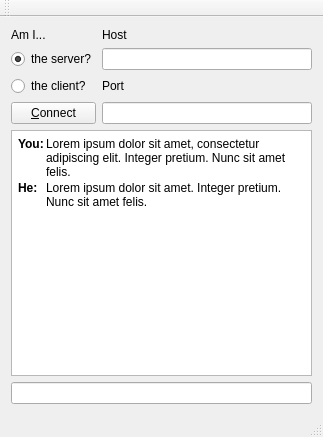
<?xml version="1.0" encoding="UTF-8"?>
<ui version="4.0">
 <class>lilChatClass</class>
 <widget class="QMainWindow" name="lilChatClass">
  <property name="geometry">
   <rect>
    <x>0</x>
    <y>0</y>
    <width>323</width>
    <height>437</height>
   </rect>
  </property>
  <property name="windowTitle">
   <string>lilChat</string>
  </property>
  <widget class="QWidget" name="centralWidget">
   <layout class="QGridLayout" name="gridLayout_2">
    <item row="0" column="0">
     <layout class="QVBoxLayout" name="verticalLayout">
      <property name="sizeConstraint">
       <enum>QLayout::SetMaximumSize</enum>
      </property>
      <item>
       <layout class="QGridLayout" name="gridLayout">
        <item row="0" column="0">
         <widget class="QLabel" name="label">
          <property name="text">
           <string>Am I...</string>
          </property>
         </widget>
        </item>
        <item row="1" column="0">
         <widget class="QRadioButton" name="btnServer">
          <property name="text">
           <string>the server?</string>
          </property>
          <property name="checked">
           <bool>true</bool>
          </property>
         </widget>
        </item>
        <item row="2" column="0">
         <widget class="QRadioButton" name="btnClient">
          <property name="text">
           <string>the client?</string>
          </property>
         </widget>
        </item>
        <item row="3" column="0">
         <widget class="QPushButton" name="btnConnect">
          <property name="text">
           <string>&amp;Connect</string>
          </property>
         </widget>
        </item>
        <item row="0" column="2">
         <widget class="QLabel" name="lblHost">
          <property name="text">
           <string>Host</string>
          </property>
         </widget>
        </item>
        <item row="1" column="2">
         <widget class="QLineEdit" name="txtHost">
          <property name="inputMask">
           <string/>
          </property>
          <property name="frame">
           <bool>true</bool>
          </property>
          <property name="cursorPosition">
           <number>0</number>
          </property>
          <property name="readOnly">
           <bool>true</bool>
          </property>
         </widget>
        </item>
        <item row="3" column="2">
         <widget class="QLineEdit" name="txtPort">
          <property name="readOnly">
           <bool>true</bool>
          </property>
         </widget>
        </item>
        <item row="2" column="2">
         <widget class="QLabel" name="lblPort">
          <property name="text">
           <string>Port</string>
          </property>
         </widget>
        </item>
       </layout>
      </item>
      <item>
       <widget class="QTextEdit" name="txtChat">
        <property name="readOnly">
         <bool>true</bool>
        </property>
        <property name="html">
         <string>&lt;!DOCTYPE HTML PUBLIC &quot;-//W3C//DTD HTML 4.0//EN&quot; &quot;http://www.w3.org/TR/REC-html40/strict.dtd&quot;&gt;
&lt;html&gt;&lt;head&gt;&lt;meta name=&quot;qrichtext&quot; content=&quot;1&quot; /&gt;&lt;style type=&quot;text/css&quot;&gt;
p, li { white-space: pre-wrap; }
&lt;/style&gt;&lt;/head&gt;&lt;body style=&quot; font-family:'DejaVu Sans'; font-size:9pt; font-weight:400; font-style:normal;&quot;&gt;
&lt;table border=&quot;0&quot; style=&quot; margin-top:0px; margin-bottom:0px; margin-left:0px; margin-right:0px;&quot; cellspacing=&quot;2&quot; cellpadding=&quot;0&quot;&gt;
&lt;tr&gt;
&lt;td&gt;
&lt;p style=&quot; margin-top:0px; margin-bottom:0px; margin-left:0px; margin-right:0px; -qt-block-indent:0; text-indent:0px;&quot;&gt;&lt;span style=&quot; font-weight:600;&quot;&gt;You:&lt;/span&gt;&lt;/p&gt;&lt;/td&gt;
&lt;td&gt;
&lt;p style=&quot; margin-top:0px; margin-bottom:0px; margin-left:0px; margin-right:0px; -qt-block-indent:0; text-indent:0px;&quot;&gt;Lorem ipsum dolor sit amet, consectetur adipiscing elit. Integer pretium. Nunc sit amet felis.&lt;/p&gt;&lt;/td&gt;&lt;/tr&gt;
&lt;tr&gt;
&lt;td&gt;
&lt;p style=&quot; margin-top:0px; margin-bottom:0px; margin-left:0px; margin-right:0px; -qt-block-indent:0; text-indent:0px;&quot;&gt;&lt;span style=&quot; font-weight:600;&quot;&gt;He:&lt;/span&gt;&lt;/p&gt;&lt;/td&gt;
&lt;td&gt;
&lt;p style=&quot; margin-top:0px; margin-bottom:0px; margin-left:0px; margin-right:0px; -qt-block-indent:0; text-indent:0px;&quot;&gt;Lorem ipsum dolor sit amet. Integer pretium. Nunc sit amet felis.&lt;/p&gt;&lt;/td&gt;&lt;/tr&gt;&lt;/table&gt;&lt;/body&gt;&lt;/html&gt;</string>
        </property>
       </widget>
      </item>
      <item>
       <widget class="QLineEdit" name="txtMessage">
        <property name="text">
         <string/>
        </property>
        <property name="cursorPosition">
         <number>0</number>
        </property>
       </widget>
      </item>
     </layout>
    </item>
   </layout>
  </widget>
  <widget class="QMenuBar" name="menuBar">
   <property name="geometry">
    <rect>
     <x>0</x>
     <y>0</y>
     <width>323</width>
     <height>24</height>
    </rect>
   </property>
  </widget>
  <widget class="QToolBar" name="mainToolBar">
   <attribute name="toolBarArea">
    <enum>TopToolBarArea</enum>
   </attribute>
   <attribute name="toolBarBreak">
    <bool>false</bool>
   </attribute>
  </widget>
  <widget class="QStatusBar" name="statusBar"/>
 </widget>
 <layoutdefault spacing="6" margin="11"/>
 <resources/>
 <connections/>
</ui>
